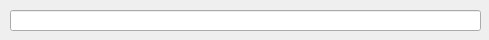
<?xml version="1.0" encoding="UTF-8"?>
<ui version="4.0">
 <class>ReadLineDialog</class>
 <widget class="QDialog" name="ReadLineDialog">
  <property name="geometry">
   <rect>
    <x>0</x>
    <y>0</y>
    <width>489</width>
    <height>40</height>
   </rect>
  </property>
  <property name="windowTitle">
   <string>Dialog</string>
  </property>
  <widget class="QLineEdit" name="lineEditUserInput">
   <property name="geometry">
    <rect>
     <x>10</x>
     <y>10</y>
     <width>471</width>
     <height>21</height>
    </rect>
   </property>
  </widget>
 </widget>
 <resources/>
 <connections/>
</ui>
